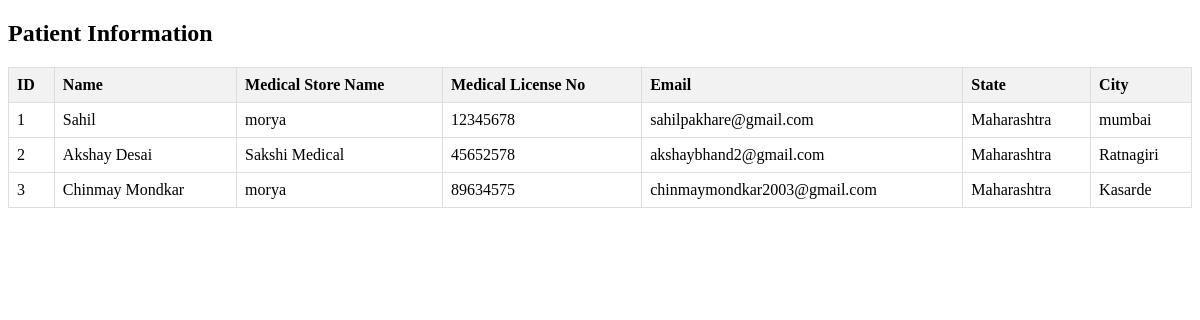
The app's page /medicalinfo.php with its own data.
### tables this page shows
CREATE TABLE `medical_store` (
  `id` int(11) NOT NULL,
  `admin_full_name` varchar(255) NOT NULL,
  `medical_store_name` varchar(255) NOT NULL,
  `medical_license_no` varchar(100) NOT NULL,
  `email` varchar(255) NOT NULL,
  `state` varchar(100) NOT NULL,
  `city` varchar(100) NOT NULL,
  `password` varchar(255) NOT NULL
);

### medicalinfo.php (the view, shortened to what this page needs)
<?php
include 'config.php';
$sql = "SELECT * FROM medical_store";
$result = mysqli_query($conn, $sql);
if (mysqli_num_rows($result) > 0) {
    ?>
    <!DOCTYPE html>
    <html lang="en">
    <head>
    </head>
    <body>
        <h2>Patient Information</h2>
        <table>
            <thead>
                <tr>
                    <th>ID</th>
                    <th>Name</th>
                    <th>Medical Store Name</th>
                    <th>Medical License No</th>
                    <th>Email</th>
                    <th>State</th>
                    <th>City</th>
                </tr>
            </thead>
            <tbody>
                <?php
                while($row = mysqli_fetch_assoc($result)) {
                    echo "<tr>";
                    echo "<td>".$row["id"]."</td>";
                    echo "<td>".$row["admin_full_name"]."</td>";
                    echo "<td>".$row["medical_store_name"]."</td>";
                    echo "<td>".$row["medical_license_no"]."</td>";
                    echo "<td>".$row["email"]."</td>";
                    echo "<td>".$row["state"]."</td>";
                    echo "<td>".$row["city"]."</td>";
                    echo "</tr>";
                }
                ?>
            </tbody>
        </table>
    </body>
    </html>
    <?php
} else {
    echo "No appointment records found.";
}
?>

### medicalinfo.php (style rules this page uses)
table { border-collapse: collapse; width: 100%; }
th, td { border: 1px solid #ddd; padding: 8px; text-align: left; }
th { background-color: #f2f2f2; }

### records on screen
medical_store: id "1", admin_full_name "Sahil", medical_store_name "morya", medical_license_no "12345678", email "sahilpakhare@gmail.com", state "Maharashtra", city "mumbai"
medical_store: id "2", admin_full_name "Akshay Desai", medical_store_name "Sakshi Medical", medical_license_no "45652578", email "akshaybhand2@gmail.com", state "Maharashtra", city "Ratnagiri"
medical_store: id "3", admin_full_name "Chinmay Mondkar", medical_store_name "morya", medical_license_no "89634575", email "chinmaymondkar2003@gmail.com", state "Maharashtra", city "Kasarde"
